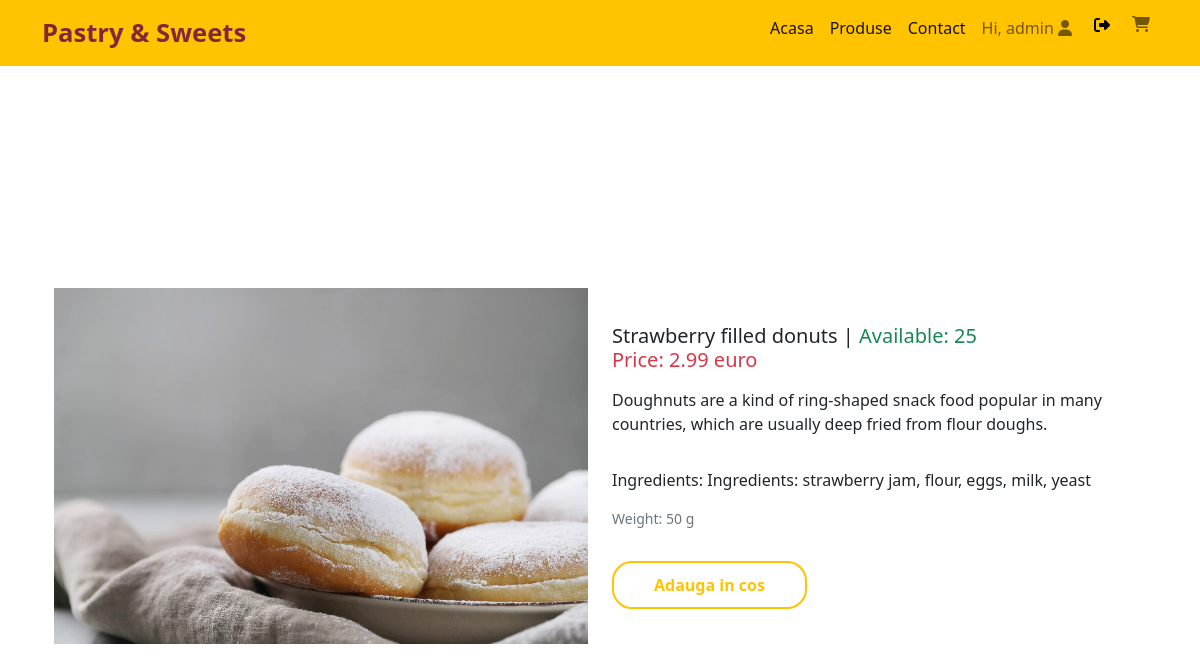
Page /product/2/ (signed in) on the committed database.
### products_app/models/product.py (models this page shows, shortened)
class Product(models.Model):
    name = models.CharField(max_length=100)
    description = models.TextField()
    price = models.DecimalField(max_digits=10, decimal_places=2)
    image = models.ImageField(upload_to='product_images/', null=True, blank=True)
    available_quantity = models.PositiveIntegerField(default=0)
    ingredients = models.TextField(null=True)
    weight_grams = models.PositiveIntegerField(default=0)
    category = models.ForeignKey(Category, on_delete=models.CASCADE)
    manufacturer = models.ForeignKey(Manufacturer, on_delete=models.CASCADE)

### products_app/views.py (the view)
# urls.py: path('product/<int:product_id>/', product_detail, name='product'),
def product_detail(request, product_id):
    product = get_object_or_404(Product, pk=product_id)
    return render(request, 'products_app/product.html', {'product': product})

### products_app/templates/products_app/product.html
{% extends "sweet_market_place_app/base.html" %}
{% block content %}
<div class="container">
    <div class="row d-flex justify-content-center align-items-center" style="height: 100vh;">
        <div class="col">
            <img src="{{ product.image.url }}" alt="{{ product.name }} Image" class="img-fluid">
        </div>
        <div class="col">
            <div class="row">
                <h5 class="card-title">{{ product.name }} | <span class="text-success">Available: {{product.available_quantity}}</span></h5>
                <h5 class="card-title text-danger">Price: {{ product.price }} euro</h5>
                <p class="card-text"><p> {{product.description}}</p>
                <p class="card-text"><p>Ingredients: {{product.ingredients}}</p>
                <p class="card-text"><small class="text-muted">Weight: {{ product.weight_grams }} g</small></p>
            </div>
            {% if user %}
                <a href="{% url 'sweet_market_place_app:add_to_cart' product_id=product.id %}">
                    <button class="btn-custom-reverse spaced-top-2">Adauga in cos</button>
                </a>
            {% endif %}
        </div>
    </div>
</div>
{% endblock %}

### sweet_market_place_app/templates/sweet_market_place_app/navbar.html (shortened to what this page needs)
{% block navbar %}
<nav class="navbar navbar-expand-lg navbar-light bg-light">
  <div class="container-fluid container">
    <a class="navbar-brand brand-logo" href="/">Pastry & Sweets</a>
    <div class="d-flex">
      <div class="collapse navbar-collapse" id="navbarNavAltMarkup">
        <div class="navbar-nav">
          <a class="nav-link active" aria-current="page" href="/">Acasa</a>
          <a class="nav-link active" aria-current="page" href="{% url 'products_app:products' %}">Produse</a>
          <a class="nav-link active" aria-current="page" href="{% url 'sweet_market_place_app:contact' %}">Contact</a>
          {% if user.is_authenticated %}
            <a class="nav-link" href="{#}" title="Deautentificare"> Hi, {{user.username}}
              <i class="fas fa-user"></i>
            </a>
            <form class="nav-link" action="{% url 'logout' %}" method="POST">
              <button class="logout-button" type="submit">
                <i class="fas fa-sign-out-alt"></i>
              </button>
            </form>
            <a class="nav-link" href="{% url 'sweet_market_place_app:shopping_cart' %}" title="Coșul tău">
              <i class="fa-solid fa-shopping-cart"></i>
            </a>
          {% else %}
            <a class="nav-link" href="{% url 'accounts_app:login' %}" title="Autentificare">
              <i class="fa-solid fa-sign-in-alt"></i>
            </a>
          {% endif %}
        </div>
      </div>
    </div>
  </div>
</nav>
{% endblock %}

### static/css/base.css (style rules this page uses)
.navbar { background-color: #FFC300 !important; }
.logout-button { background-color: #FFC300; border:#FFC300; }
.spaced-top-2 { margin-top: 2em; }
.btn-custom-reverse { font-weight: bold; background-color: #FFFFFF; padding: 10px 40px; border-radius: 20px; border: 2px solid #FFC300; color: #FFC300; }
.brand-logo { color: #822739; font-size: 1.6em; font-weight: bold; }

### rows in the picture
Product: image (picture), name "Strawberry filled donuts", available_quantity "25", price "2.99", description "Doughnuts are a kind of ring-shaped snack food popular in many countries, which are usually deep fried from flour doughs.", ingredients "Ingredients: strawberry jam, flour, eggs, milk, yeast", weight_grams "50"

### other values in the picture
{{ user.username }} "admin"
